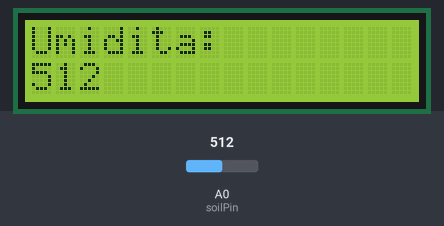
The sketch below on a simulated Arduino Uno, built with avr-gcc and run on an emulated ATmega328P. Shown: 16×2 character LCD. The inputs (shaded band) are chosen by the test bench; at power-on: A0 (soilPin) = 512.

Above: at 3.2 s.
3.3 s: A0 (soilPin) set to 716
At 4.7 s:
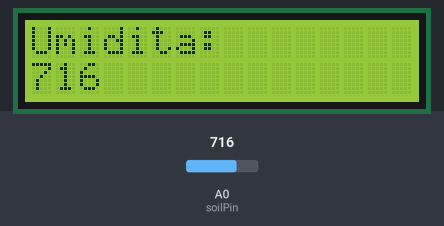
5.6 s: A0 (soilPin) set to 900
At 7.3 s:
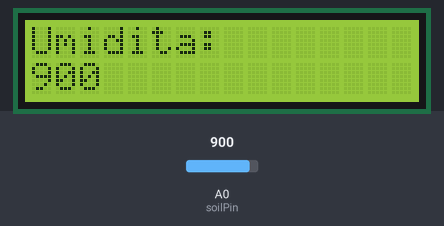
7.6 s: A0 (soilPin) set to 1023
At 8.8 s:
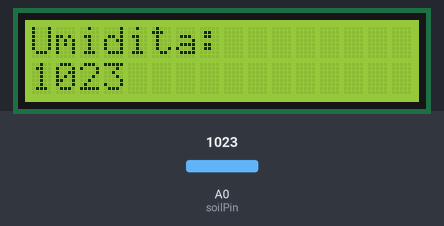
Timing chart, 0 to 10.6 s (numbered marks = the images above; inputs shaded):
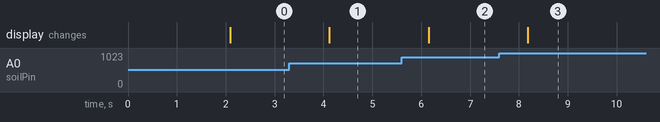

The sketch:

codice.ino
```cpp
#include <Wire.h>
#include <LiquidCrystal_I2C.h>

LiquidCrystal_I2C lcd(0x20, 16, 2);

int soilPin = A0;

void setup() {

  lcd.init();
  lcd.backlight();

  lcd.setCursor(0,0);
  lcd.print("Umidita Terra");

  delay(2000);
}

void loop() {

  int soilValue = analogRead(soilPin);

  lcd.clear();

  lcd.setCursor(0,0);
  lcd.print("Umidita:");

  lcd.setCursor(0,1);
  lcd.print(soilValue);

  delay(1000);
}
```

Measured:
- after the input at 3.3 s, the display: changes after 0.82 s (image 1)
- after the input at 5.6 s, the display: changes after 0.55 s (image 2)
- after the input at 7.6 s, the display: changes after 0.58 s (image 3)
